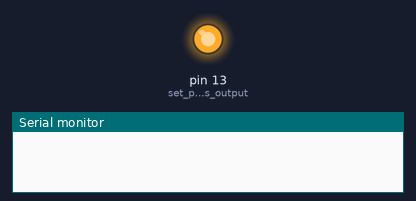
This program was run on a simulated Arduino Uno, built with avr-gcc and run on an emulated ATmega328P. Shown: output pins drawn as LEDs (lit = HIGH), the last lines printed to the serial monitor.

Above: at 0.5 s.
At 4.0 s:
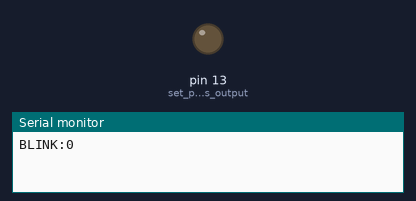
Timing chart, 0 to 5.8 s (numbered marks = the images above):
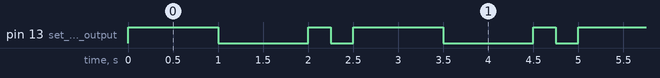

Measured:
- by itself, pin 13 (set_pin_as_output): repeats every 2.5 s: LOW 1.0 s, HIGH 0.25 s, LOW 0.25 s, HIGH 1.0 s
- by itself, everything shown: repeats every 2.5 s, in 4 steps

The program:

main.cpp
```cpp
#include "Arduino.h"

/*
BN: Arduino/Genuino Uno
VID: 0x2341
PID: 0x0043
SN: 7583033393835141F091

*/

void setup()
{
	Serial.begin(115200);
	pinMode(LED_BUILTIN, OUTPUT);  // set pin as output
}

void loop()
{
	for (int i = 0; i < 100; i++) {

		digitalWrite(LED_BUILTIN, HIGH);  // set the LED on
		delay(1000);               // wait for a second
		digitalWrite(LED_BUILTIN, LOW);   // set the LED off
		delay(1000);               // wait for a second

		digitalWrite(LED_BUILTIN, HIGH);  // set the LED on
		delay(250);               // wait for a second
		digitalWrite(LED_BUILTIN, LOW);   // set the LED off
		delay(250);               // wait for a second

		Serial.print(F("BLINK:"));
		Serial.println(i);
	}

}
```
